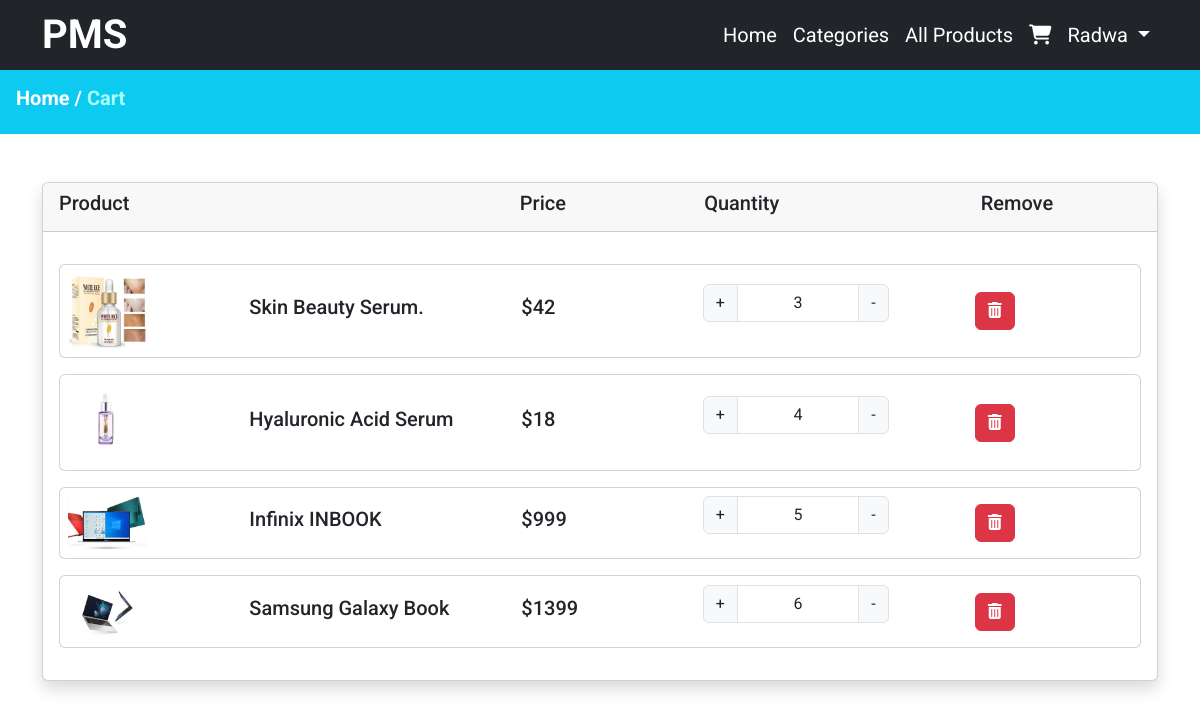
The page /cart.php (signed in) on the database its author committed.
### tables this page shows
CREATE TABLE `carts` (
  `id` int(11) NOT NULL,
  `user_id` int(11) NOT NULL,
  `product_id` int(11) NOT NULL,
  `product_qty` int(11) NOT NULL,
  `created_at` date NOT NULL DEFAULT current_timestamp()
);

CREATE TABLE `products` (
  `id` int(11) NOT NULL,
  `category_id` int(11) NOT NULL,
  `name` varchar(191) NOT NULL,
  `small_description` mediumtext NOT NULL,
  `slug` varchar(191) NOT NULL,
  `original_price` int(11) NOT NULL,
  `selling_price` int(11) NOT NULL,
  `image` varchar(191) NOT NULL,
  `qty` int(11) NOT NULL,
  `status` tinyint(4) NOT NULL DEFAULT 0,
  `trending` tinyint(4) NOT NULL DEFAULT 0,
  `meta_title` varchar(191) NOT NULL,
  `meta_description` mediumtext NOT NULL,
  `meta_keywords` mediumtext NOT NULL,
  `created_at` date NOT NULL DEFAULT current_timestamp(),
  `updated_at` date NOT NULL,
  `description` mediumtext NOT NULL
);

### functions/userFunction.php (called while the page is built, shortened)
<?php
include('admin/config/dbcon.php');
function getCartItems() {
    $user_id = $_SESSION['auth_user']['user_id'];
    global $con;
    $query = "SELECT c.id as cid, c.product_id, c.product_qty, p.id as pid, p.name as pname, p.image, p.selling_price FROM carts c, products p WHERE c.product_id = p.id AND c.user_id = $user_id ORDER BY c.id DESC";
    $query_run = mysqli_query($con, $query);
    return $query_run;
}

### cart.php (the view, shortened to what this page needs)
<?php
include('includes/header.php');
include('functions/userFunction.php');
?>
<div class="py-3 bg-info">
    <div class="ms-3">
        <h6 class="text-white fw-bold fs-5"><a class="text-white" href="index.php"> Home </a>/ <span style="color: #aff;">Cart</span></h6>
    </div>
</div>
<div class="py-5">
    <div class="container">
        <div class="card shadow">
        <div class="row">
            <div class="col-md-12">
                <div class="card-header">
                    <div class="row align-items-center">
                    <div class="col-md-5 ">
                        <h5>Product</h5>
                    </div>
                    <div class="col-md-2">
                    <h5>Price</h5>
                        </div>
                    <div class="col-md-3">
                    <h5>Quantity</h5>
                        </div>
                        <div class="col-md-2">
                            <h5>Remove</h5>
                        </div>
                </div>
                </div>
                <div class="card-body" id="cartItems">
                <?php $items = getCartItems();
                foreach($items as $citem)
                {
                    ?>
                    <div class="card my-3 product-data p-2">
                    <div class="row align-items-center">
                    <div class="col-md-2">
                        <img src="admin/uploads/<?= $citem['image'] ?>" alt="image" class="w-50">
                    </div>
                    <div class="col-md-3">
                        <h5><?= $citem['pname'] ?></h5>
                    </div>
                    <div class="col-md-2">
                    <h5>$<?= $citem['selling_price'] ?></h5>
                    </div>
                    <div class="col-md-3">
                    <div class="input-group mb-3 w-75">
                        <button class="input-group-text increment-btn update-btn">+</button>
                        <input type="text" class="form-control bg-white text-center input-qty" disabled value="<?= $citem['product_qty'] ?>">
                        <button class="input-group-text decrement-btn update-btn">-</button>
                    </div>
                        </div>
                        <div class="col-md-2">
                            <button class="btn btn-danger delete-btn"><i class="fa-solid fa-trash-can"></i></button>
                        </div>
                </div>
                    </div>
                    <?php
                }
                ?>
            </div>
            </div>
        </div>
    </div>
    </div>
</div>
<?php
include('includes/footer.php');

### includes/header.php (style rules this page uses)
* { font-family: 'Roboto', sans-serif; }
a { text-decoration: none; }

### rows shown on the page
carts: product.image (picture), product.name "Skin Beauty Serum.", product.selling_price "42", product_qty "3"
carts: product.image (picture), product.name "Hyaluronic Acid Serum", product.selling_price "18", product_qty "4"
carts: product.image (picture), product.name "Infinix INBOOK", product.selling_price "999", product_qty "5"
carts: product.image (picture), product.name "Samsung Galaxy Book", product.selling_price "1399", product_qty "6"

### other values the page prints
$_SESSION['auth_user']['name'] "Radwa"
